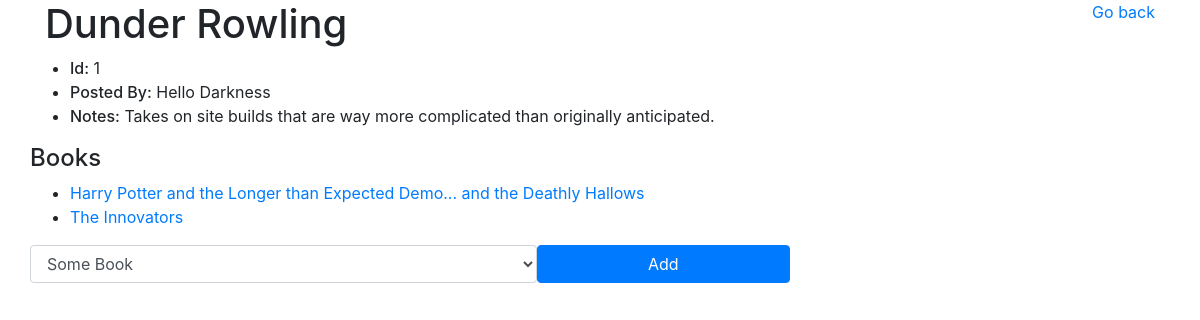
The app's page /dashboard/authors/1 (signed in) with its own data.
### BooksAuthorsApp/models.py (models this page shows)
class Author(models.Model):
    first_name = models.CharField(max_length=35)
    last_name = models.CharField(max_length=35)
    notes = models.TextField()
    uploaded_by = models.ForeignKey(User, related_name="authors_created", on_delete=models.CASCADE)
    books = models.ManyToManyField(Book, related_name="authors")
    created_at = models.DateTimeField(auto_now_add=True)
    updated_at = models.DateTimeField(auto_now=True)
    objects = AuthorManager()

class Book(models.Model):
    title = models.CharField(max_length=75)
    description = models.TextField()
    uploaded_by = models.ForeignKey(User, related_name="books_created", on_delete=models.CASCADE)
    created_at = models.DateTimeField(auto_now_add=True)
    updated_at = models.DateTimeField(auto_now=True)
    objects = BookManager()

### LogRegApp/models.py (models this page shows)
class User(models.Model):
    first_name = models.CharField(max_length=35)
    last_name = models.CharField(max_length=35)
    email = models.CharField(max_length=45)
    password = models.CharField(max_length=75)
    created_at = models.DateTimeField(auto_now_add=True)
    updated_at = models.DateTimeField(auto_now=True)
    objects = UserManager()

### BooksAuthorsApp/views.py (the view)
# urls.py: path('/authors/<int:author_id>', views.one_author),
def one_author(request, author_id):
    if 'user_id' not in request.session:
        return redirect('/')
    context = {
        "this_author": Author.objects.get(id=author_id),
        "books": Book.objects.all()
    }
    return render(request, "one_author.html", context)

### BooksAuthorsApp/templates/one_author.html (shortened to what this page needs)
<!DOCTYPE html>
<html lang="en">
<head>
    <link rel="stylesheet" href="https://stackpath.bootstrapcdn.com/bootstrap/4.4.1/css/bootstrap.min.css">
</head>
<body>
    <div class="container">
        <div class="row">
            <div class="col-6">
                <h1>{{this_author.first_name}} {{this_author.last_name}}</h1>
            </div>
            <div class="col-6 text-right">
                <a href="/dashboard/authors">Go back</a>
            </div>
        </div>
        <div class="row">
            <ul>
                <li><span class="h6">Id:</span> {{this_author.id}}</li>
                <li><span class="h6">Posted By:</span> {{this_author.uploaded_by.first_name}} {{this_author.uploaded_by.last_name}}</li>
                <li><span class="h6">Notes:</span> {{this_author.notes}}</li>
            </ul>
        </div>
        <div class="row">
            <h4>Books</h4>
        </div>
        <div class="row">
            <ul>
                {% for book in this_author.books.all %}
                <li><a href="/dashboard/books/{{book.id}}">{{book.title}}</a></li>
                {% endfor %}
            </ul>
        </div>
        <div class="row">
            <form class="col-12 col-md-8" action="/dashboard/authors/{{this_author.id}}/add_book" method="POST">
                <div class="row form-group">
                    <select class="col-8 form-control" name="book_id">
                        {% for book in books %}
                        {% if this_author not in book.authors.all %}
                        <option value="{{book.id}}">{{book.title}}</option>
                        {% endif %}
                        {% endfor %}
                    </select>
                    <input type="submit" value="Add" class="col-sm-4 btn btn-primary">
                </div>
            </form>
        </div>
    </div>
</body>
</html>

### records on screen
Author: first_name "Dunder", last_name "Rowling", id "1", uploaded_by.first_name "Hello", uploaded_by.last_name "Darkness", notes "Takes on site builds that are way more complicated than originally anticipated."
Book: title "Harry Potter and the Longer than Expected Demo... and the Deathly Hallows"
Book: title "The Innovators"

### other values on screen
form field book_id "Some Book"
